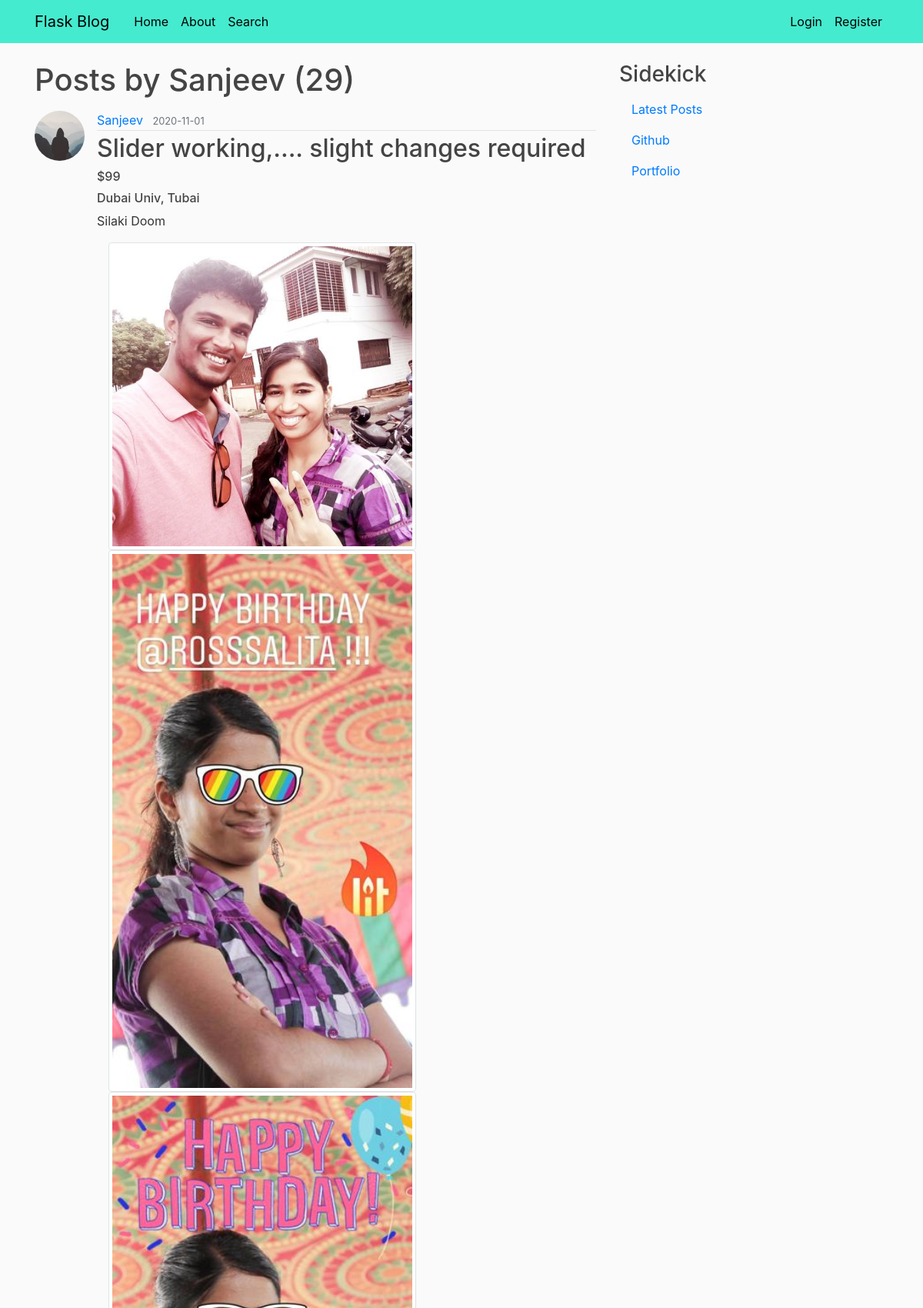
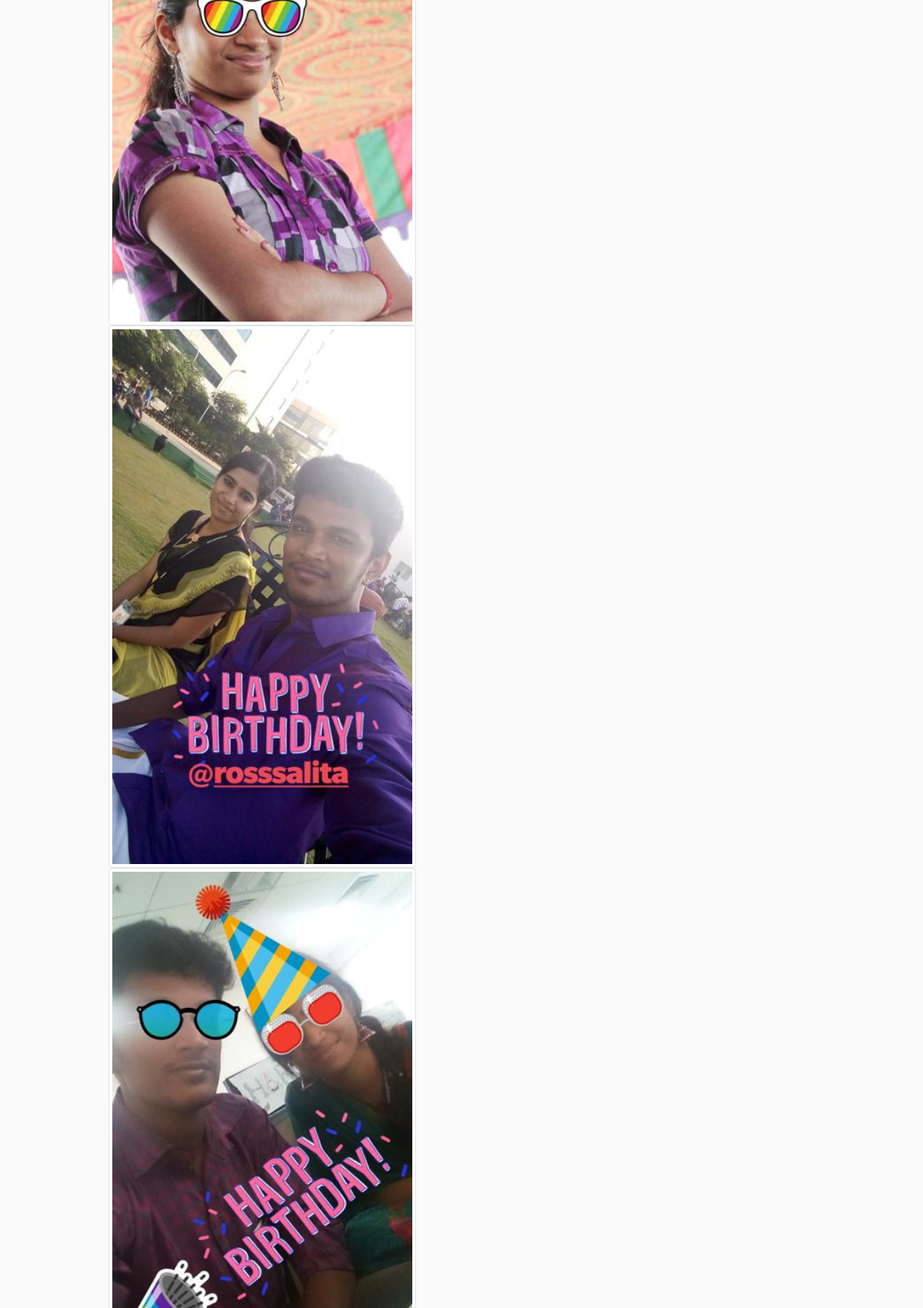
Screenshot of /user/Sanjeev (upper part) with the database file from the repository (2 pictures, top to bottom).
### flaskblog/models.py (models this page shows, shortened)
class User(db.Model, UserMixin):
    id = db.Column(db.Integer, primary_key=True)
    username = db.Column(db.String(20), unique=True, nullable=False)
    email = db.Column(db.String(120), unique=True, nullable=False)
    image_file = db.Column(db.String(20), nullable=False, default='default.jpg')
    password = db.Column(db.String(60), nullable=False)
    posts = db.relationship('Post', backref='author', lazy=True)

class Post(db.Model):
    id = db.Column(db.Integer, primary_key=True)
    title = db.Column(db.String(100), nullable=False)
    date_posted = db.Column(db.DateTime, nullable=False, default=datetime.utcnow)
    story = db.Column(db.Text, nullable=False)
    user_id = db.Column(db.Integer, db.ForeignKey('user.id'), nullable=False)
    images = db.Column(db.String(200), nullable=False, default='default.jpg')
    univ = db.Column(db.String(50), nullable=False)
    city = db.Column(db.String(25), nullable=False)
    costpp = db.Column(db.Integer, nullable=False, default = 0)

### flaskblog/routes.py (the view)
@app.route("/user/<string:username>")
def user_posts(username):
    page = request.args.get('page', 1, type=int)
    user = User.query.filter_by(username=username).first_or_404()
    posts = Post.query.filter_by(author=user)\
        .order_by(Post.date_posted.desc())\
        .paginate(page=page, per_page=5)
    return render_template('user_posts.html', posts=posts, user=user)

### flaskblog/templates/user_posts.html (shortened to what this page needs)
{% extends "layout.html" %}
{% block content %}
    <h1 class="mb-3">Posts by {{ user.username }} ({{ posts.total }})</h1>
    {% for post in posts.items %}
        <article class="media content-section">
          <img class="rounded-circle article-img" src="{{ url_for('static', filename='profile_pics/' + post.author.image_file) }}">
          <div class="media-body">
            <div class="article-metadata">
              <a class="mr-2" href="{{ url_for('user_posts', username=post.author.username) }}">{{ post.author.username }}</a>
              <small class="text-muted">{{ post.date_posted.strftime('%Y-%m-%d') }}</small>
            </div>
            <h2><a class="article-title" href="{{ url_for('post', post_id=post.id) }}">{{ post.title }}</a></h2>
            <h6><a class="article-title" href="{{ url_for('post', post_id=post.id) }}">${{ post.costpp }}</a></h6>
            <h6><a class="article-title" href="{{ url_for('univ_posts', univ=post.univ) }}">{{ post.univ }}, </a> <a class="article-title" href="{{ url_for('city_posts', city=post.city) }}">{{ post.city }}</a></h6>
            <p class="article-content">{{ post.story }}</p>
          <div class="container">
            <div class = "row">
          {% set x= post.images %}
          {% set l =  (x.split(','))%}
          {% for i in l%}
          {% if i == l|last %}
            {% set i = i[:-1] %}
            {% endif %}
          {% set i = i[2:] %}
          {% set i = i[:-1] %}
          <div class="col-md-auto">
          <img class="img-rounded img-thumbnail" src="{{ url_for('static', filename='post_pics/' + i) }}" height="2500" width="400">
          </div>
          {% endfor%}
        </div>
        </div>
        </div>
        </article>
    {% endfor %}
{% endblock content %}

### flaskblog/static/main.css (style rules this page uses)
body { background: #fafafa; color: #333333; margin-top: 5rem; }
h1, h2, h3, h4, h5, h6 { color: #444444; }
.article-title { color: #444444; }
.article-content { white-space: pre-line; }
.article-img { height: 65px; width: 65px; margin-right: 16px; }
.article-metadata { padding-bottom: 1px; margin-bottom: 4px; border-bottom: 1px solid #e3e3e3 }

### rows the page displays
User: username "Sanjeev"
Post: image_file (placeholder picture), author.username "Sanjeev", date_posted "2020-11-01", title "Slider working,.... slight changes required", costpp "99", univ "Dubai Univ", city "Tubai", story "Silaki Doom"

### other values shown
{{ posts.total }} "29"
